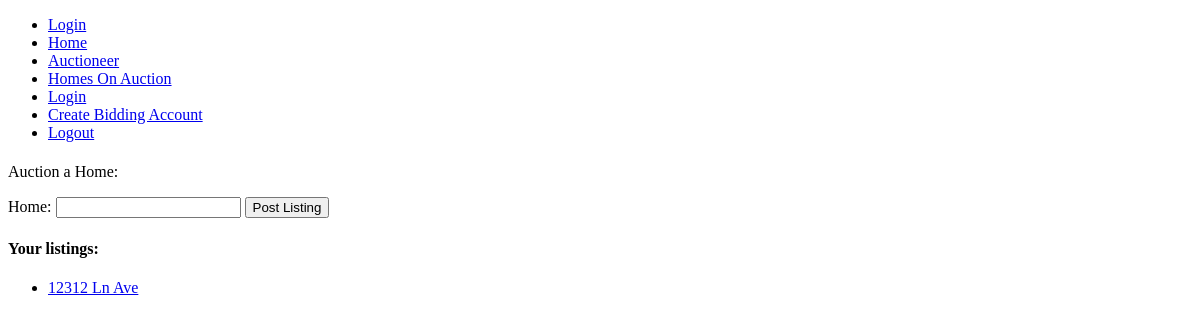
The page /auctioneer (signed in) on the database as committed earlier.
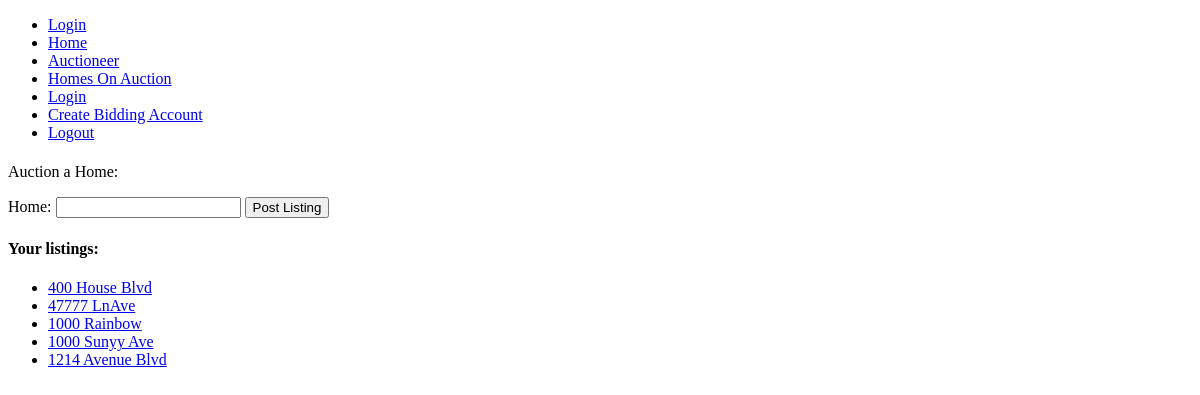
The same page on the database as committed later.
### models.py (models this page shows)
class Items(db.Model):
    item_id = db.Column(db.Integer, primary_key=True)
    item_name = db.Column(db.String(64), unique=True, nullable=False)
    time_created = db.Column(db.DateTime)
    expired = db.Column(db.Boolean)
    auctioneer_id = db.Column('auctioneer_id', db.Integer, db.ForeignKey('user.user_id'))

### app.py (the view, shortened to what this page needs)
@app.route("/auctioneer", methods=['GET', 'POST'])
def auctioneer():
    form = NewAuctionItem()
    expiration = datetime.datetime.now()
    data = Items.query.filter_by(auctioneer_id=current_user.user_id)
    return render_template("auctioneer.html", form=form, data=data)

### forms.py
class NewAuctionItem(FlaskForm):
    address = StringField("Home: ", validators=[DataRequired()])
    submit = SubmitField("Post Listing")

### app.py (called while the page is built)
@login_manager.user_loader
def load_user(user_id):
    return User.query.get(int(user_id))

### templates/auctioneer.html (shortened to what this page needs)
{% extends "base.html" %}
{% block content %}
    <p>Auction a Home: </p>
<form method="POST">
    {{ form.address.label }} {{form.address}}
    {{ form.submit }}
</form>
<h4>Your listings:</h4>
<ul>
    {% for datum in data %}
    <li><a href="{{ url_for('auctioneer_index', item_id=datum.item_id) }}" >{{ datum.item_name }}</a></li>
    {% endfor %}
</ul>
{% endblock %}

Rows that differ between the two databases and show on the page:
removed Items: item_name "12312 Ln Ave"
added Items: item_name "400 House Blvd"
added Items: item_name "47777 LnAve"
added Items: item_name "1000 Rainbow"
added Items: item_name "1000 Sunyy Ave"
added Items: item_name "1214 Avenue Blvd"
